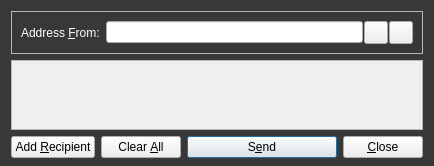
<?xml version="1.0" encoding="UTF-8"?>
<ui version="4.0">
 <class>SendMessagesDialog</class>
 <widget class="QDialog" name="SendMessagesDialog">
  <property name="geometry">
   <rect>
    <x>0</x>
    <y>0</y>
    <width>150</width>
    <height>100</height>
   </rect>
  </property>
  <property name="windowTitle">
   <string>Send Messages</string>
  </property>
  <property name="styleSheet">
   <string notr="true">#SendMessagesDialog { background-color: #383838; }</string>
  </property>
  <layout class="QVBoxLayout" name="verticalLayout" stretch="0,1,0">
   <property name="bottomMargin">
    <number>8</number>
   </property>
   <item>
    <widget class="QFrame" name="frameAddressFrom">
     <property name="sizePolicy">
      <sizepolicy hsizetype="Expanding" vsizetype="Expanding">
       <horstretch>0</horstretch>
       <verstretch>0</verstretch>
      </sizepolicy>
     </property>
     <property name="maximumSize">
      <size>
       <width>16777215</width>
       <height>16777215</height>
      </size>
     </property>
     <property name="frameShape">
      <enum>QFrame::StyledPanel</enum>
     </property>
     <property name="frameShadow">
      <enum>QFrame::Sunken</enum>
     </property>
     <layout class="QHBoxLayout" name="horizontalLayout_3">
      <item>
       <widget class="QLabel" name="addressFromLabel">
        <property name="styleSheet">
         <string notr="true">color: #ffffff;</string>
        </property>
        <property name="text">
         <string>Address &amp;From:</string>
        </property>
        <property name="buddy">
         <cstring>addressFrom</cstring>
        </property>
       </widget>
      </item>
      <item>
       <layout class="QHBoxLayout" name="horizontalLayout_4">
        <property name="spacing">
         <number>1</number>
        </property>
        <item>
         <widget class="QValidatedLineEdit" name="addressFrom"/>
        </item>
        <item>
         <widget class="QToolButton" name="addressBookButton">
          <property name="toolTip">
           <string>Choose address from address book</string>
          </property>
          <property name="text">
           <string/>
          </property>
          <property name="icon">
           <iconset resource="../bitcoin.qrc">
            <normaloff>:/icons/address-book</normaloff>:/icons/address-book</iconset>
          </property>
          <property name="shortcut">
           <string>Alt+A</string>
          </property>
         </widget>
        </item>
        <item>
         <widget class="QToolButton" name="pasteButton">
          <property name="toolTip">
           <string>Paste address from clipboard</string>
          </property>
          <property name="text">
           <string/>
          </property>
          <property name="icon">
           <iconset resource="../bitcoin.qrc">
            <normaloff>:/icons/editpaste</normaloff>:/icons/editpaste</iconset>
          </property>
          <property name="shortcut">
           <string>Alt+P</string>
          </property>
         </widget>
        </item>
       </layout>
      </item>
     </layout>
    </widget>
   </item>
   <item>
    <widget class="QScrollArea" name="scrollArea">
     <property name="widgetResizable">
      <bool>true</bool>
     </property>
     <widget class="QWidget" name="scrollAreaWidgetContents">
      <property name="geometry">
       <rect>
        <x>0</x>
        <y>0</y>
        <width>130</width>
        <height>198</height>
       </rect>
      </property>
      <layout class="QVBoxLayout" name="verticalLayout_2">
       <property name="leftMargin">
        <number>0</number>
       </property>
       <property name="topMargin">
        <number>0</number>
       </property>
       <property name="rightMargin">
        <number>0</number>
       </property>
       <property name="bottomMargin">
        <number>0</number>
       </property>
       <item>
        <layout class="QVBoxLayout" name="entries">
         <property name="spacing">
          <number>6</number>
         </property>
        </layout>
       </item>
       <item>
        <spacer name="verticalSpacer">
         <property name="orientation">
          <enum>Qt::Vertical</enum>
         </property>
         <property name="sizeHint" stdset="0">
          <size>
           <width>20</width>
           <height>40</height>
          </size>
         </property>
        </spacer>
       </item>
      </layout>
     </widget>
    </widget>
   </item>
   <item>
    <layout class="QHBoxLayout" name="horizontalLayout">
     <item>
      <widget class="QPushButton" name="addButton">
       <property name="toolTip">
        <string>Send to multiple recipients at once</string>
       </property>
       <property name="text">
        <string>Add &amp;Recipient</string>
       </property>
       <property name="icon">
        <iconset resource="../bitcoin.qrc">
         <normaloff>:/icons/add</normaloff>:/icons/add</iconset>
       </property>
       <property name="autoDefault">
        <bool>false</bool>
       </property>
      </widget>
     </item>
     <item>
      <widget class="QPushButton" name="clearButton">
       <property name="sizePolicy">
        <sizepolicy hsizetype="Minimum" vsizetype="Fixed">
         <horstretch>0</horstretch>
         <verstretch>0</verstretch>
        </sizepolicy>
       </property>
       <property name="toolTip">
        <string>Remove all transaction fields</string>
       </property>
       <property name="text">
        <string>Clear &amp;All</string>
       </property>
       <property name="icon">
        <iconset resource="../bitcoin.qrc">
         <normaloff>:/icons/remove</normaloff>:/icons/remove</iconset>
       </property>
       <property name="autoRepeatDelay">
        <number>300</number>
       </property>
       <property name="autoDefault">
        <bool>false</bool>
       </property>
      </widget>
     </item>
     <item>
      <spacer name="horizontalSpacer">
       <property name="orientation">
        <enum>Qt::Horizontal</enum>
       </property>
       <property name="sizeHint" stdset="0">
        <size>
         <width>40</width>
         <height>20</height>
        </size>
       </property>
      </spacer>
     </item>
     <item>
      <widget class="QPushButton" name="sendButton">
       <property name="minimumSize">
        <size>
         <width>150</width>
         <height>0</height>
        </size>
       </property>
       <property name="toolTip">
        <string>Confirm the send action</string>
       </property>
       <property name="text">
        <string>S&amp;end</string>
       </property>
       <property name="icon">
        <iconset resource="../bitcoin.qrc">
         <normaloff>:/icons/send</normaloff>:/icons/send</iconset>
       </property>
       <property name="default">
        <bool>true</bool>
       </property>
      </widget>
     </item>
     <item>
      <widget class="QPushButton" name="closeButton">
       <property name="text">
        <string>&amp;Close</string>
       </property>
       <property name="icon">
        <iconset resource="../bitcoin.qrc">
         <normaloff>:/icons/quit</normaloff>:/icons/quit</iconset>
       </property>
      </widget>
     </item>
    </layout>
   </item>
  </layout>
 </widget>
 <customwidgets>
  <customwidget>
   <class>QValidatedLineEdit</class>
   <extends>QLineEdit</extends>
   <header>qvalidatedlineedit.h</header>
  </customwidget>
 </customwidgets>
 <resources>
  <include location="../bitcoin.qrc"/>
 </resources>
 <connections/>
</ui>
